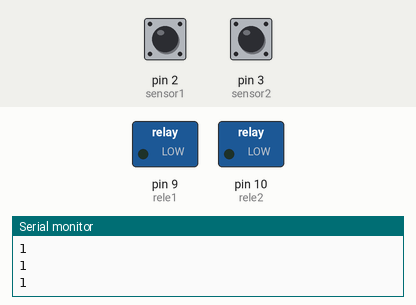
Bench run of a sketch on a simulated Arduino Uno, built with avr-gcc and run on an emulated ATmega328P. Shown: switched loads named in the sketch (green lamp = pin HIGH), the last lines printed to the serial monitor. Inputs (shaded band) come from the test bench; at power-on: pin 2 (sensor1) HIGH, pin 3 (sensor2) HIGH.

Above: at 1.8 s.
1.9 s: pin 2 (sensor1) pulsed LOW 2 times (0.12 s each, 0.3 s apart)
At 3.0 s:
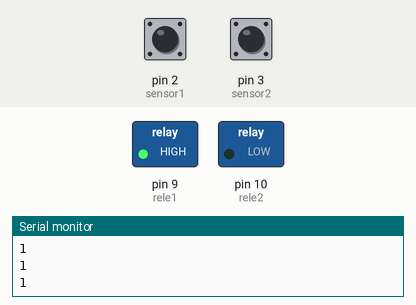
4.0 s: pin 2 (sensor1) driven LOW
At 4.8 s:
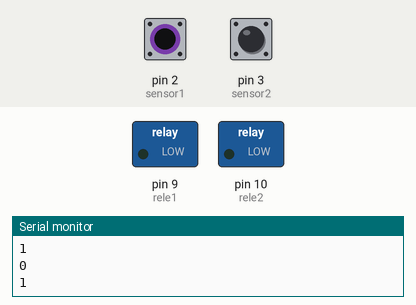
5.5 s: pin 2 (sensor1) driven HIGH
At 6.0 s:
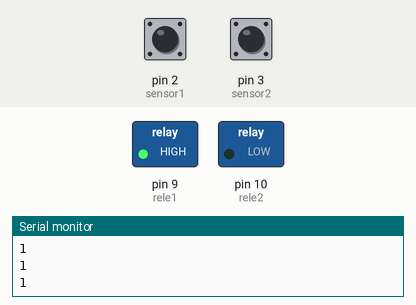
7.0 s: pin 3 (sensor2) pulsed LOW 5 times (0.12 s each, 0.3 s apart)
At 8.8 s:
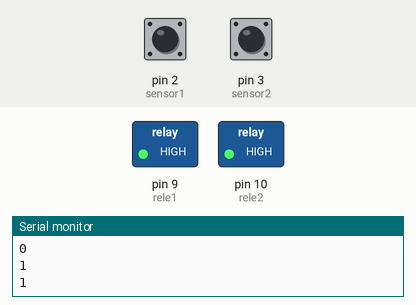
10.0 s: pin 2 (sensor1) driven LOW
At 10.7 s:
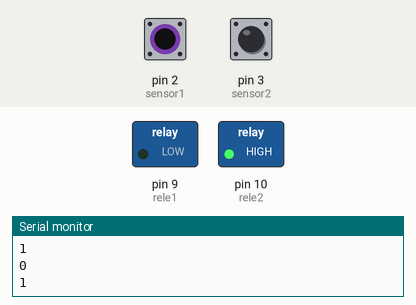
Timing chart, 0 to 12.5 s (numbered marks = the images above; inputs shaded):
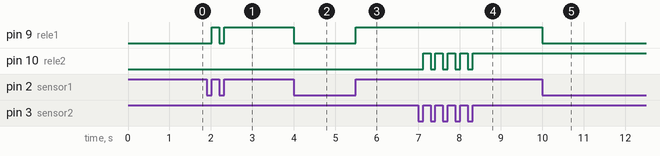

Measured:
- after the input at 1.9 s, pin 9 (rele1): LOW → HIGH after 0.12 s, → LOW 0.18 s later, → HIGH 0.12 s later
- after the input at 4.0 s, pin 9 (rele1): HIGH → LOW at once
- after the input at 5.5 s, pin 9 (rele1): LOW → HIGH at once
- after the input at 7.0 s, pin 10 (rele2): alternates HIGH for 0.18 s and LOW for 0.12 s, 9 changes in all, then stays HIGH, starting after 0.12 s
- after the input at 10.0 s, pin 9 (rele1): HIGH → LOW at once

The sketch:

TP4EJ9.ino
```cpp
/* 9. Se necesita controlar el sistema de riego de un invernadero el cual cuenta con dos válvulas eléctricas
 controladas por un relé de dos canales y dos sensores de humedad de suelo programar las interrupciones
 necesarias para encender y apagar las válvulas cuando sean necesario.*/

#define rele1 9
#define rele2 10
#define sensor1 2
#define sensor2 3

void setup(){
      Serial.begin(9600);
      pinMode(rele1, OUTPUT);
      pinMode(rele2, OUTPUT);
      pinMode(sensor1, INPUT);
      pinMode(sensor2, INPUT);
      attachInterrupt(digitalPinToInterrupt(sensor1), controlar1, CHANGE);
      attachInterrupt(digitalPinToInterrupt(sensor2), controlar2, CHANGE);
    }

void loop(){
  Serial.println(digitalRead(sensor1));

  Serial.println(digitalRead(sensor2));
  Serial.println("");
  delay(500);
}

void controlar1(){
    if (digitalRead(sensor1)==0){
      digitalWrite(rele1, LOW);
    }
    else{
      digitalWrite(rele1, HIGH);
    }
}

void controlar2(){
    if (digitalRead(sensor2)==0){
      digitalWrite(rele2, LOW);
    }
    else{
      digitalWrite(rele2, HIGH);
    }
}
```
